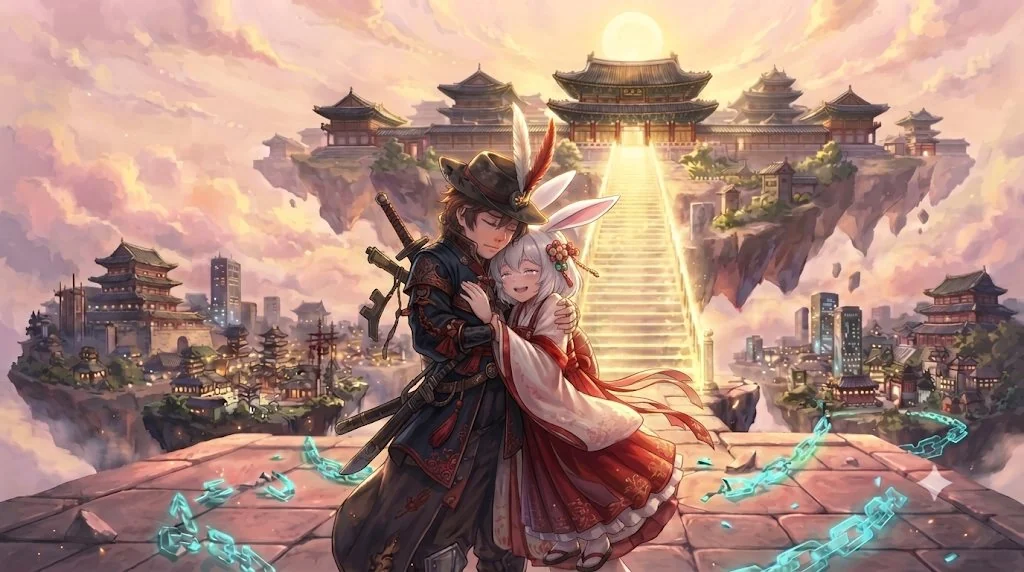
#> input picture src/assets/cg/ending.webp, 1024 x 572 px
$ python bg_pipeline.py ../src/assets/cg/ending.webp --stage 5 --layer back
#> lines starting #> are read from the running program, lines starting #| are printed output that depends on the picture
#!/usr/bin/env python3
"""그림으로 받은 스테이지 배경을 게임용 레이어로 바꾸는 도구.

  back  : 하늘과 먼 풍경. 불투명 그대로 쓴다.
  front : 중간·가까운 풍경. 마젠타(#FF00FF) 배경을 투명하게 뺀다.

두 레이어 모두 좌우 끝을 서로 겹쳐 섞어서(crossfade) 가로로 반복해도 이음매가 보이지 않게 만들고,
높이 540px로 맞춰 src/assets/bg/stageNN/<layer>.webp 로 저장한다.
AI가 그린 파노라마는 좌우 끝이 정확히 이어지지 않는 경우가 대부분이라, 도구 쪽에서 이음매를 만들어 주는 것이다.

사용 예:
  python3 tools/bg_pipeline.py back.png  --stage 2 --layer back
  python3 tools/bg_pipeline.py front.png --stage 2 --layer front
필요 패키지: pillow numpy
"""
import argparse, os
import numpy as np
from PIL import Image

ROOT = os.path.dirname(os.path.dirname(os.path.abspath(__file__)))

def key_magenta(src):
    border = np.concatenate([src[0], src[:, 0], src[:, -1]])
    mag = border[(border[:, 0] > 180) & (border[:, 2] > 180) & (border[:, 1] < 90)]
    bg = np.median(mag, 0) if len(mag) else np.array([255., 0., 255.])
    r, g, b = src[..., 0], src[..., 1], src[..., 2]
    m = np.minimum(r, b) - g
    mb = min(bg[0], bg[2]) - bg[1]
    alpha = np.clip((mb - 15 - m) / 140, 0, 1)
    alpha[alpha < .1] = 0
    fg = np.clip(bg + (src - bg) / np.maximum(alpha[..., None], 1e-3), 0, 255)
    return np.dstack([fg, alpha * 255])

def seamless(a, frac=.08):
#> called with frac = 0.08
    w = a.shape[1]; o = max(16, int(w * frac))
#> after `w = a.shape[1]`: w = 1024
#> after `o = max(16, int(w * frac))`: o = 81
    out = a[:, :w - o].copy()
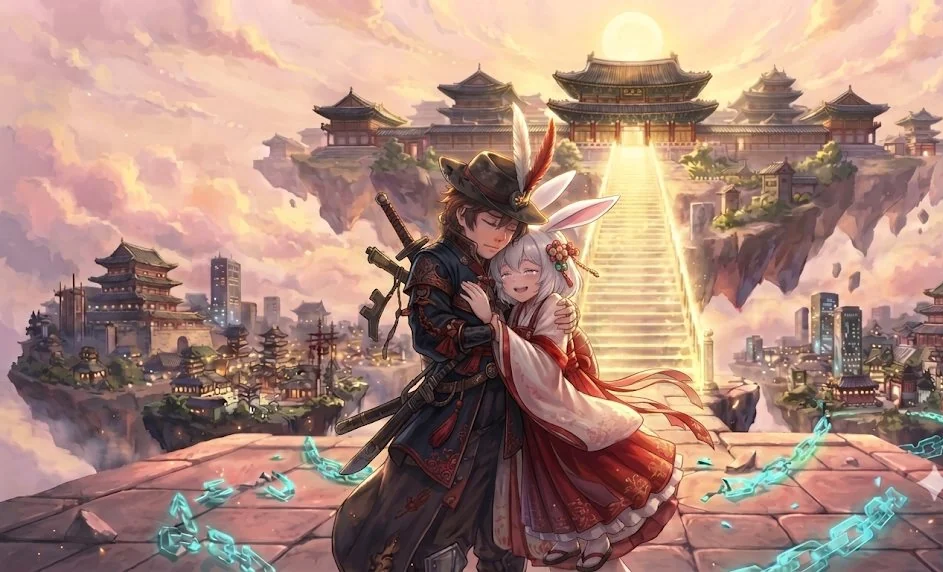
#> out: shape (572, 943, 4) float64; mean R, G, B, A 170, 136, 123.6, 255
    ramp = np.linspace(0, 1, o)[None, :, None]
#> ramp = 81 values from 0 to 1
    out[:, :o] = a[:, w - o:] * (1 - ramp) + a[:, :o] * ramp
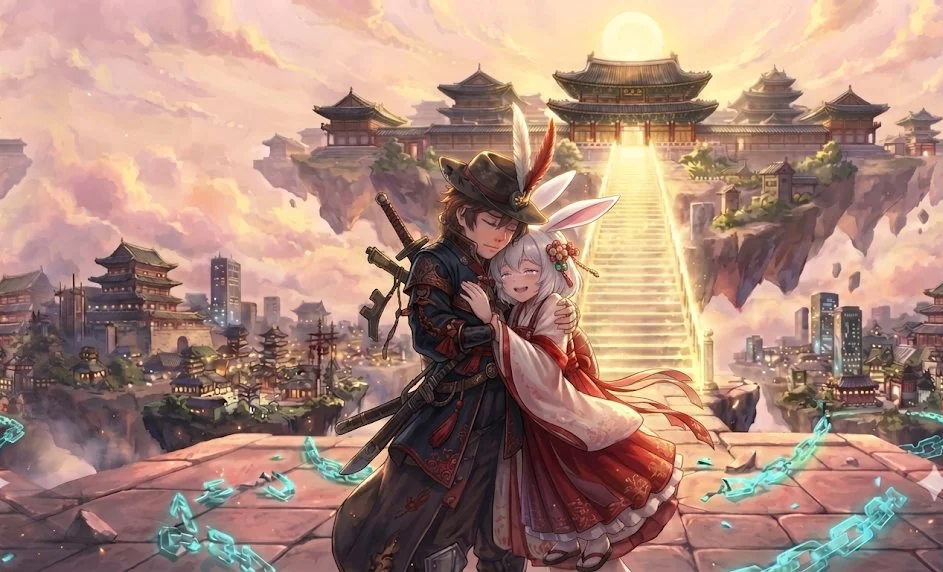
#> out: shape (572, 943, 4) float64; mean R, G, B, A 169.4, 135.6, 123, 255
    return out

def main():
    ap = argparse.ArgumentParser()
    ap.add_argument('image'); ap.add_argument('--stage', type=int, required=True, help='1~12')
    ap.add_argument('--layer', choices=['back', 'front'], required=True)
    ap.add_argument('--height', type=int, default=540)
    a = ap.parse_args()
    src = np.asarray(Image.open(a.image).convert('RGB')).astype(float)
    arr = key_magenta(src) if a.layer == 'front' else np.dstack([src, np.full(src.shape[:2], 255.)])
    arr = seamless(arr)
    im = Image.fromarray(arr.clip(0, 255).astype(np.uint8), 'RGBA')
    im = im.resize((round(im.width * a.height / im.height), a.height), Image.LANCZOS)
#> im: PIL image 890x540 RGBA
    if a.layer == 'back': im = im.convert('RGB')
#> im: PIL image 890x540 RGB
    d = os.path.join(ROOT, 'src', 'assets', 'bg', f'stage{a.stage:02d}'); os.makedirs(d, exist_ok=True)
    fp = os.path.join(d, a.layer + '.webp'); im.save(fp, 'WEBP', quality=88, alpha_quality=100, method=6)
    print('저장:', fp, im.size)
#| 저장: src/assets/bg/stage05/back.webp (890, 540)

if __name__ == '__main__':
    main()
